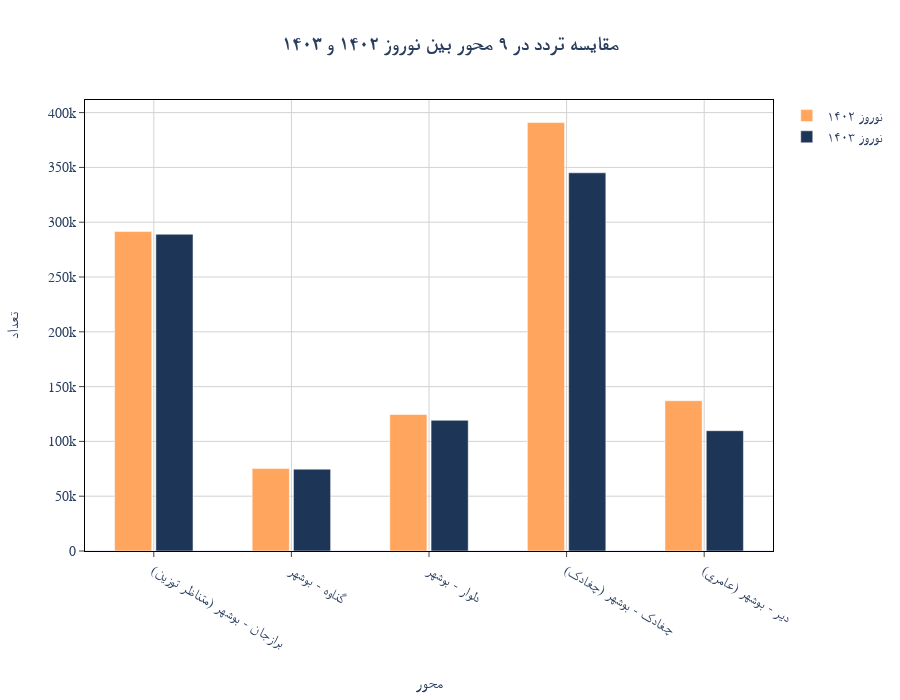

This figure's notebook cell:
### Code cell
import plotly.graph_objects as go
import pandas as pd

# آمادهسازی دیتافریم
df_bar = df_merged[['name_x', 'est_sum_total_est_x', 'est_sum_total_est_y']].copy()
df_bar.columns = ['محور', 'نوروز ۱۴۰۲', 'نوروز ۱۴۰۳']

# reshape کردن به فرمت long
df_long = df_bar.melt(id_vars='محور', var_name='سال', value_name='تعداد')

# رسم نمودار
fig = go.Figure()

fig.add_trace(go.Bar(
    x=df_long[df_long['سال'] == 'نوروز ۱۴۰۲']['محور'],
    y=df_long[df_long['سال'] == 'نوروز ۱۴۰۲']['تعداد'],
    name='نوروز ۱۴۰۲',
    marker_color='#FFA55D'
))

fig.add_trace(go.Bar(
    x=df_long[df_long['سال'] == 'نوروز ۱۴۰۳']['محور'],
    y=df_long[df_long['سال'] == 'نوروز ۱۴۰۳']['تعداد'],
    name='نوروز ۱۴۰۳',
    marker_color='#1d3557'
))

# تنظیمات ظاهری
fig.update_layout(
    xaxis=dict(
        title='محور',
        title_font=dict(size=16),
        tickfont=dict(size=14),
        tickangle=30,
        title_standoff=25,
        mirror=True,
        ticks='outside',
        showline=True,
        linecolor='black',
        gridcolor='lightgray',
        type='category',
    ),
    yaxis=dict(
        title='تعداد',
        title_font=dict(size=16),
        tickfont=dict(size=14),
        title_standoff=25,
        mirror=True,
        ticks='outside',
        showline=True,
        linecolor='black',
        gridcolor='lightgray',
    ),
    font=dict(
        family='Yas',
        size=14,
    ),
    title='<b>مقایسه تردد در ۹ محور بین نوروز ۱۴۰۲ و ۱۴۰۳</b>',
    title_x=0.5,
    barmode='group',
    template='plotly_white',
    bargap=0.4,
    bargroupgap=0.1,
    height=700,
    legend_title_text='',
    hovermode='x unified'
)

fig.show()

### Figure 1 — Plotly figure (JSON) as saved in the notebook; plotly's stock layout.template omitted (floating-point values rounded to 4 significant figures)
{"data": [{"marker": {"color": "#FFA55D"}, "name": "نوروز ۱۴۰۲", "type": "bar", "x": ["برازجان - بوشهر (متناظر توزين)", "گناوه - بوشهر", "دلوار - بوشهر", "چغادک - بوشهر (چغادک)", "دير - بوشهر (عامري)"], "y": [291500.0, 75380.0, 124500.0, 390900.0, 137100.0]}, {"marker": {"color": "#1d3557"}, "name": "نوروز ۱۴۰۳", "type": "bar", "x": ["برازجان - بوشهر (متناظر توزين)", "گناوه - بوشهر", "دلوار - بوشهر", "چغادک - بوشهر (چغادک)", "دير - بوشهر (عامري)"], "y": [289000.0, 74660.0, 119200.0, 345100.0, 109800.0]}], "layout": {"bargap": 0.4, "bargroupgap": 0.1, "barmode": "group", "font": {"family": "Yas", "size": 14}, "height": 700, "hovermode": "x unified", "legend": {"title": {"text": ""}}, "title": {"text": "<b>مقایسه تردد در ۹ محور بین نوروز ۱۴۰۲ و ۱۴۰۳</b>", "x": 0.5}, "xaxis": {"gridcolor": "lightgray", "linecolor": "black", "mirror": true, "showline": true, "tickangle": 30, "tickfont": {"size": 14}, "ticks": "outside", "title": {"font": {"size": 16}, "standoff": 25, "text": "محور"}, "type": "category"}, "yaxis": {"gridcolor": "lightgray", "linecolor": "black", "mirror": true, "showline": true, "tickfont": {"size": 14}, "ticks": "outside", "title": {"font": {"size": 16}, "standoff": 25, "text": "تعداد"}}}}
